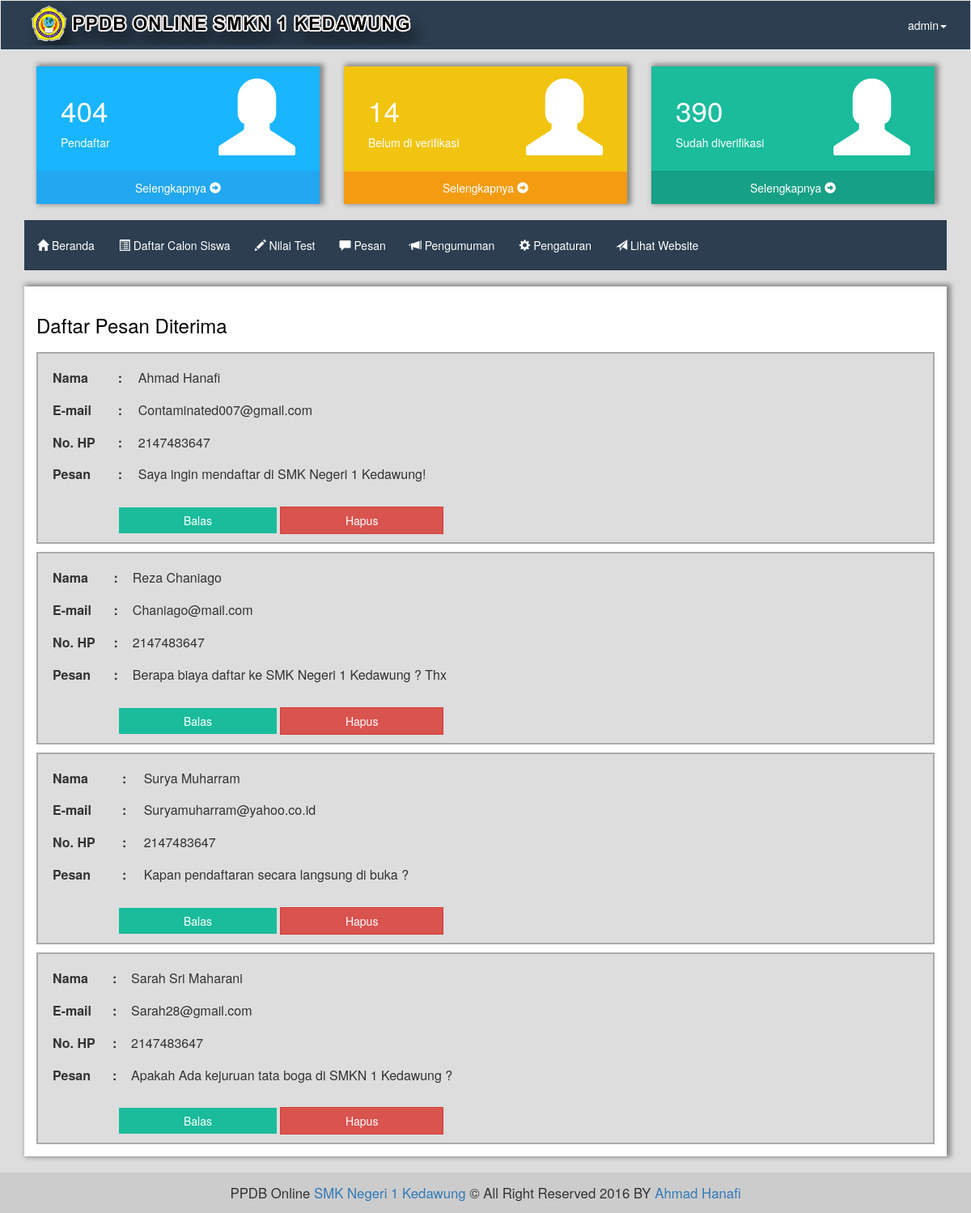
Page /admin/pesan (signed in) on the committed database.
### tables this page shows
CREATE TABLE IF NOT EXISTS `tb_pesan` (
`id` int(11) NOT NULL,
  `nama` varchar(100) NOT NULL,
  `email` varchar(50) NOT NULL,
  `no_hp` int(20) NOT NULL,
  `pesan` text NOT NULL
);

### admin/inc/pesan.php (the view, shortened to what this page needs)
<?php
global $link;
$sql = "SELECT * FROM tb_pesan ";
$exec = mysqli_query($link, $sql);
$ses = @$_SESSION['admin']['username'];
?>
<div class="panel panel-default">
	<div class="panel-body content-adm">
		<div class="box-pesan">
			<h3>Daftar Pesan Diterima</h3>
			<?php while ($msg = mysqli_fetch_assoc($exec)) { ?>
			<div class="col-lg-12 per-pesan">
				<table class="table" style="width:50%;">
					<tr>
						<th>Nama</th>
						<th>:</th>
						<td><?= $msg['nama']; ?></td>
					</tr>
					<tr>
						<th>E-mail</th>
						<th>:</th>
						<td><?= $msg['email']; ?></td>
					</tr>
					<tr>
						<th>No. HP</th>
						<th>:</th>
						<td><?= $msg['no_hp']; ?></td>
					</tr>
					<tr>
						<th>Pesan</th>
						<th>:</th>
						<td><?= $msg['pesan']; ?></td>
					</tr>
				</table>
				<a href="<?= $msg['id']; ?>" class="btn btn-primary" style="margin-left:90px;">Balas</a>
				<?php if($ses == "admin"){ ?>
				<a onclick="return konfirmasi();" href="hapus.pesan.<?= $msg['id']; ?>" class="btn btn-danger">Hapus</a>
				<?php } else { echo "";} ?>
			</div>
			<?php } ?>
		</div>
	</div>
</div>

### assets/css/main.css (style rules this page uses)
* { margin: 0; padding: 0; text-decoration: none; list-style: none; border-radius: 0px !important; }
body { background: #eee; }
.btn { padding-right: 80px !important; padding-left: 80px !important; }
.btn-primary { background: #1abc9c !important; border: none; }
.panel-body, .panel-footer > a { color: #FFF !important; }
.panel { border:none !important; }
.table { border: none !important; }
.per-pesan { background: #ddd; border:2px solid #aaa; min-height:150px; padding: 10px; margin-top: 10px; }
.content-adm { min-height: 450px; color: #000 !important; box-shadow: 3px -1px 6px 2px #888; }

### rows in the picture
tb_pesan: nama "Ahmad Hanafi", email "Contaminated007@gmail.com", no_hp "2147483647", pesan "Saya ingin mendaftar di SMK Negeri 1 Kedawung!"
tb_pesan: nama "Reza Chaniago", email "Chaniago@mail.com", no_hp "2147483647", pesan "Berapa biaya daftar ke SMK Negeri 1 Kedawung ? Thx"
tb_pesan: nama "Surya Muharram", email "Suryamuharram@yahoo.co.id", no_hp "2147483647", pesan "Kapan pendaftaran secara langsung di buka ?"
tb_pesan: nama "Sarah Sri Maharani", email "Sarah28@gmail.com", no_hp "2147483647", pesan "Apakah Ada kejuruan tata boga di SMKN 1 Kedawung ?"

### other values in the picture
$d['COUNT(*)'] "404"
$vf['COUNT(*)'] "14"
$vt['COUNT(*)'] "390"
